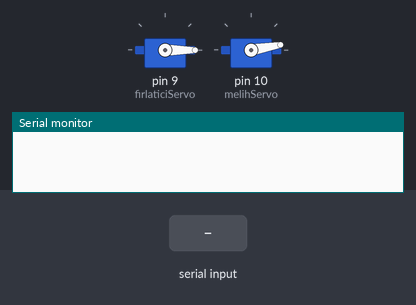
Bench run of a sketch on a simulated Arduino Uno, built with avr-gcc and run on an emulated ATmega328P. Parts: 2 × servo, the last lines printed to the serial monitor. The inputs (shaded band) are chosen by the test bench.

Above: at 1.2 s.
1.3 s: "urunGonder_melih\n" received over Serial
At 2.8 s:
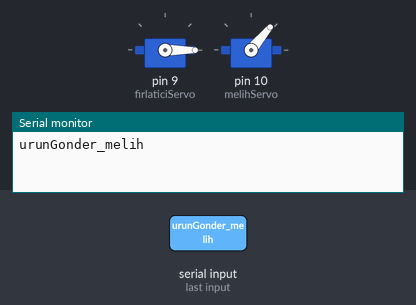
3.2 s: "servoPasifEt_melih\n" received over Serial
At 3.9 s:
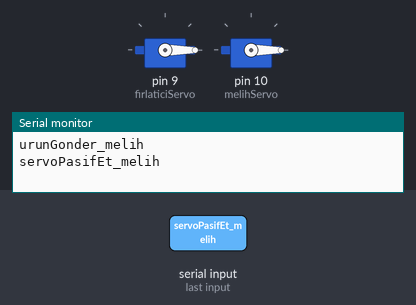
4.7 s: "urunGonder_furkan\n" received over Serial
At 4.95 s:
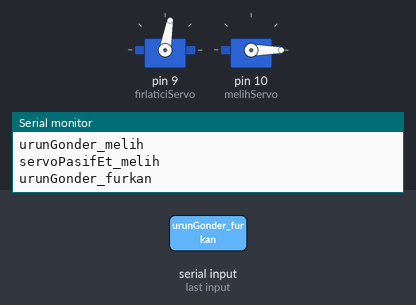
Timing chart, 0 to 7.7 s (numbered marks = the images above; inputs shaded):
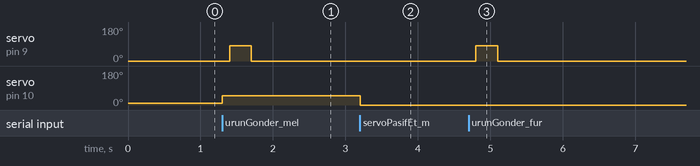

The sketch:

UstKatArduino.ino
```cpp
#include <Servo.h>
#include <AFMotor.h>
Servo firlaticiServo;               // Define any servo name
Servo melihServo;               // Define any servo name
const byte numChars = 32;
char receivedChars[numChars]; // an array to store the received data
boolean yeniKomut = false;

void setup() {
  firlaticiServo.attach(9);// select servo pin(9 or 10)
  melihServo.attach(10);          // Define the servo signal pin
  firlaticiServo.write(0);
  melihServo.write(10);          // Define the servo signal pin
  Serial.begin(115200);
}

void loop() {
  komutuAl();
  komutuIsle();
}

void urunGonder(String kullaniciAdi) {
  if (kullaniciAdi == "melih"){
    melihServo.write(50);
  }

  delay(100);
  firlaticiServo.write(80);
  delay(300);
  firlaticiServo.write(0);

}
void servoPasifEt(String kullanici) {
  if (kullanici == "melih")
    melihServo.write(0);
}

void servoAktifEt(String kullanici) {
  if (kullanici == "melih")
    melihServo.write(180);
}

void komutuIsle() {
  if (yeniKomut == true) {
    String komut = String(receivedChars);
    komut.trim();
    Serial.println(komut);
    if (komut == "urunGonder_furkan") {
      urunGonder("furkan");
    }
    else if (komut == "urunGonder_melih") {
      urunGonder("melih");
    }
    else if (komut == "servoPasifEt_melih") {
      servoPasifEt("melih");
    }
    yeniKomut = false;
  }
}

void komutuAl() {
  static byte ndx = 0;
  char endMarker = '\n';
  char rc;

  while (Serial.available() > 0 && yeniKomut == false) {
    rc = Serial.read();

    if (rc != endMarker) {
      receivedChars[ndx] = rc;
      ndx++;
      if (ndx >= numChars) {
        ndx = numChars - 1;
      }
    }
    else {
      receivedChars[ndx] = '\0'; // terminate the string
      ndx = 0;
      yeniKomut = true;
    }
  }
}
```

Measured:
- after the input at 1.3 s, servo on pin 9 (firlaticiServo): 0° → 80° after 0.10 s, → 0° 0.30 s later; servo on pin 10 (melihServo): 10° → 50° at once
- after the input at 3.2 s, servo on pin 10 (melihServo): 50° → 0° at once
- after the input at 4.7 s, servo on pin 9 (firlaticiServo): 0° → 80° after 0.10 s, → 0° 0.30 s later
